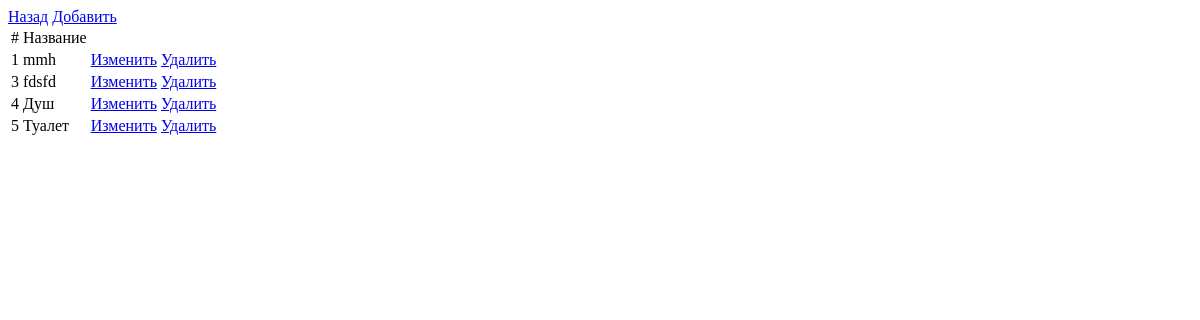
The page /admin/services/index.php (signed in) on the database as committed earlier.
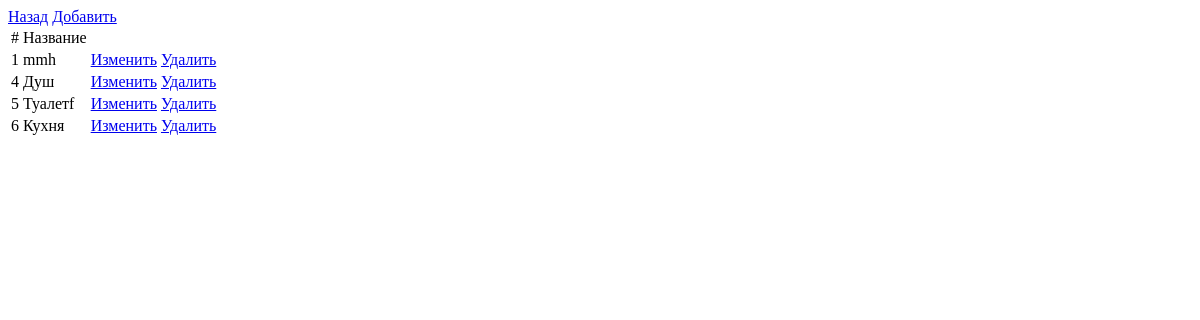
The same page on the database as committed later.
### tables this page shows
CREATE TABLE `services` (
  `id` int NOT NULL,
  `name` text NOT NULL
);

### admin/services/index.php (the view, shortened to what this page needs)
<?php
$pdo = require $_SERVER['DOCUMENT_ROOT'] . '/db.php';
$services = $pdo->query("SELECT * FROM services")->fetchAll(PDO::FETCH_ASSOC);
?>
<!doctype html>
<html lang="en">
<head>
</head>
<body>
<a href="/admin/">Назад</a>
<a href="/admin/services/create.php">Добавить</a>
<table>
    <tr>
        <td>#</td>
        <td>Название</td>
    </tr>
<?php foreach($services as $item): ?>
<tr>
    <td><?=$item['id']?></td>
    <td><?=$item['name']?></td>
    <td><a href="/admin/services/edit.php?id=<?=$item['id']?>">Изменить</a></td>
    <td><a href="/admin/services/actions/delete.php?id=<?=$item['id']?>">Удалить</a></td>
</tr>
<?php endforeach;?>
</table>
</body>
</html>

Rows that differ between the two databases and show on the page:
removed services: id "3", name "fdsfd"
changed services id 5: name "Туалет" → "Туалетf"
added services: id "6", name "Кухня"
